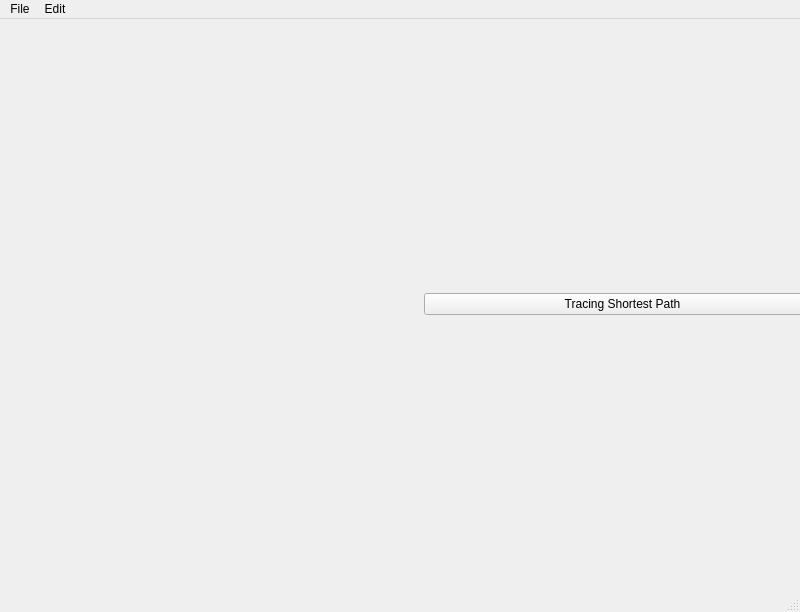
<?xml version="1.0" encoding="UTF-8"?>
<ui version="4.0">
 <class>MainWindow</class>
 <widget class="QMainWindow" name="MainWindow">
  <property name="geometry">
   <rect>
    <x>0</x>
    <y>0</y>
    <width>800</width>
    <height>612</height>
   </rect>
  </property>
  <property name="windowTitle">
   <string>MainWindow</string>
  </property>
  <widget class="QWidget" name="centralwidget">
   <widget class="QWidget" name="horizontalLayoutWidget">
    <property name="geometry">
     <rect>
      <x>20</x>
      <y>0</y>
      <width>801</width>
      <height>571</height>
     </rect>
    </property>
    <layout class="QHBoxLayout" name="horizontalLayout">
     <item>
      <widget class="QWidget" name="DisplayWidget" native="true"/>
     </item>
     <item>
      <layout class="QVBoxLayout" name="verticalLayout">
       <item>
        <widget class="QPushButton" name="pushButton">
         <property name="text">
          <string>Tracing Shortest Path</string>
         </property>
        </widget>
       </item>
      </layout>
     </item>
    </layout>
   </widget>
  </widget>
  <widget class="QMenuBar" name="menubar">
   <property name="geometry">
    <rect>
     <x>0</x>
     <y>0</y>
     <width>800</width>
     <height>21</height>
    </rect>
   </property>
   <widget class="QMenu" name="menuFile">
    <property name="title">
     <string>File</string>
    </property>
    <addaction name="actionOpen"/>
    <addaction name="actionSave"/>
   </widget>
   <widget class="QMenu" name="menuEdit">
    <property name="title">
     <string>Edit</string>
    </property>
   </widget>
   <addaction name="menuFile"/>
   <addaction name="menuEdit"/>
  </widget>
  <widget class="QStatusBar" name="statusbar"/>
  <action name="actionOpen">
   <property name="text">
    <string>Open...</string>
   </property>
  </action>
  <action name="actionSave">
   <property name="text">
    <string>Save...</string>
   </property>
  </action>
 </widget>
 <resources/>
 <connections/>
</ui>
